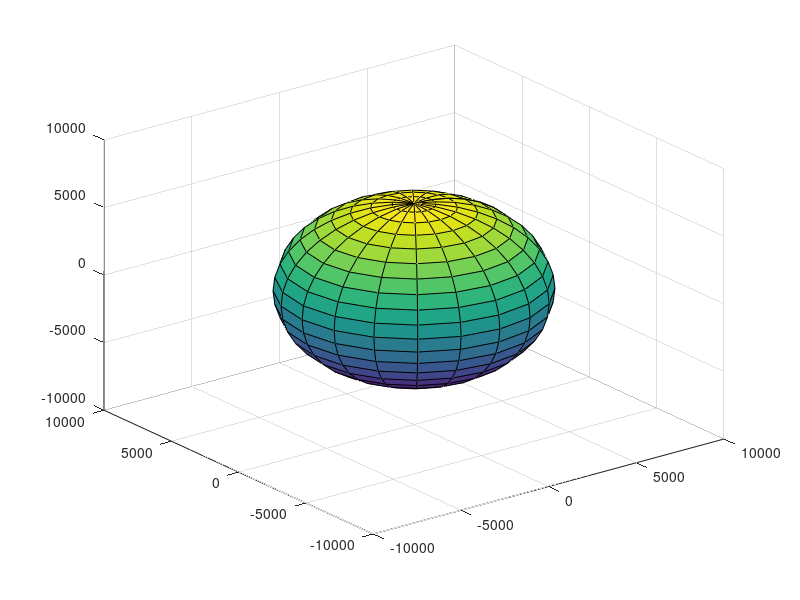

The MATLAB source for this figure: (Note: this script raises an error after producing the figure.)

clc
clear
close all
% appendix 
r_earth = 6378;
mu_earth = 398600;


%% earth 

[x,y,z] = sphere;
x = x*6378;
y = y*6378;
z = z*6378;
figure(1)
surf(x,y,z)

%% Pegasus Data object 1

%Pegasus Rocket Body TLE Data
Pegasus.h = 5.4201e+04;
Pegasus.inc = 12.9994*(pi/180);
Pegasus.RAAN = 325.2850*(pi/180);
Pegasus.ecc =  0.094107;
Pegasus.w = 261.0031*(pi/180);
Pegasus.ME = 97.9;
Pegasus.EOD = 21327.86782693;
Pegasus.tsp = ((Pegasus.ME*(Pegasus.h^3/mu_earth^2))^(2/3))/(1-(Pegasus.ecc^2)); % time since prigee passage

[PegRvect, PegVvect] = PerigeeRandV(Pegasus.h, Pegasus.ecc, Pegasus.RAAN, Pegasus.inc, Pegasus.w);

%Checking to see if R and V vector match with TLE COEs
COES_1 = COEs(PegRvect, PegVvect);
Pegasus.Period = COES_1(7);
%:) COEs from the ECI r and v vector match with TLE COE data
state = [PegRvect PegVvect];
tspan = [0 Pegasus.tsp];
options = odeset('RelTol', 1e-8, 'AbsTol', 1e-8);
[time_peg,PegasusRV] = ode45(@EOM, tspan, state,options);

hold on 
plot3(PegasusRV(:,1), PegasusRV(:,2), PegasusRV(:,3));
hold on
plot3(PegasusRV(end,1), PegasusRV(end,2), PegasusRV(end,3),'b.', 'MarkerSize',10)

% poition vector at starting date: 
Peg_startR = [PegasusRV(end,1), PegasusRV(end,2), PegasusRV(end,3)]; 
Peg_startV = [PegasusRV(end,4), PegasusRV(end,5), PegasusRV(end,6)];


%% Falcon Data OBJECT 2

%Falcon 1 Rocket Body TLE Data
Falcon.h = 53984.81099;
Falcon.inc = 9.0452*(pi/180);
Falcon.RAAN = 264.0368*(pi/180);
Falcon.ecc =  0.046397;
Falcon.w = 331.4079*(pi/180);
Falcon.ME = 28.3575;
% time since perigee passage for Falcon
Falcon.tsp = ((Falcon.ME*(Falcon.h^3/mu_earth^2))^(2/3))/(1-(Falcon.ecc^2));Falcon.EOD = 21327.81008810;

%Solving for time passed since the Epoch of date
Falcon.EOD = 21327.81008810;
Fal_EOD_diff = (Pegasus.EOD-Falcon.EOD)*86400;

[FalRvect, FalVvect] = PerigeeRandV(Falcon.h, Falcon.ecc, Falcon.RAAN, Falcon.inc, Falcon.w);

%Checking to see if R and V vector match with TLE COEs
COES = COEs(FalRvect, FalVvect);
Falcon.Period = COES(7);
%:) COEs from the ECI r and v vector match with TLE COE data
state = [FalRvect FalVvect];

%Transfer time for Lambert's
t_transfer_addition = 87.6*60; %Seconds

tspan = [0 Falcon.tsp+Fal_EOD_diff+t_transfer_addition];

[time_fal,FalconRV] = ode45(@EOM, tspan, state,options);


hold on 
plot3(FalconRV(:,1), FalconRV(:,2), FalconRV(:,3));
hold on 
plot3(FalconRV(end,1), FalconRV(end,2), FalconRV(end,3), 'g.','MarkerSize',10); 


% poition vector at s: 
FalR_meet = [FalconRV(end,1), FalconRV(end,2), FalconRV(end,3)]; 
FalV_meet = [FalconRV(end,4), FalconRV(end,5), FalconRV(end,6)]; 


%% Ayame Data OBJECT 3

%Ayame 2 Debris TLE Data
Ayame.inc = 7.8540*(pi/180);
Ayame.RAAN = 111.3732*(pi/180);
Ayame.ecc =  0.4561612;
Ayame.w = 148.0010*(pi/180);
Ayame.ME = 250.5539;
Ayame.h = sqrt(mu_earth*(1+Ayame.ecc)*15674);
Ayame.tsp = ((Ayame.ME*(Ayame.h^3/mu_earth^2))^(2/3))/(1-(Ayame.ecc^2)); % time since prigee passage
Ayame.EOD = 21327.81529923;

% time from peg to Fal
Peg2Aye_EOD =  (Pegasus.EOD-Ayame.EOD)*86400;
Ayame_time = Ayame.tsp +  Peg2Aye_EOD ;% time to progpogate to to obtain position vecotr of Falcon at starting date 

[AyaRvect, AyaVvect] = PerigeeRandV(Ayame.h, Ayame.ecc, Ayame.RAAN, Ayame.inc, Ayame.w);

% Checking to see if R and V vector match with TLE COEs
COES_3 = COEs(AyaRvect, AyaVvect);
Ayame.Period = COES_3(7);
%:) COEs from the ECI r and v vector match with TLE COE data
state = [AyaRvect AyaVvect];

%Transfer time for Lambert's
t_transfer_addition = 87.6*60; %Seconds

tspan = [0 Ayame_time + t_transfer_addition];
    

[time_Aye,AyameRV] = ode45(@EOM, tspan, state, options);

hold on 
plot3(AyameRV(:,1), AyameRV(:,2), AyameRV(:,3));
hold on 
plot3(AyameRV(end,1), AyameRV(end,2), AyameRV(end,3),'k.', 'MarkerSize',10)



%% Titan Data OBJECT 4

%Titan 3C Transtage Debris TLE Data
Titan.inc = 2.6060*(pi/180);
Titan.RAAN = 303.4416*(pi/180);
Titan.ecc =  0.0046856;
Titan.w = 78.3306*(pi/180);
Titan.ME = 45.3306;
Titan.h = sqrt(mu_earth*(1+Titan.ecc)*41471);
Titan.tsp = ((Titan.ME*(Titan.h^3/mu_earth^2))^(2/3))/(1-(Titan.ecc^2)); % time since prigee passage
Titan.EOD = 21314.04823075;

% time from peg to Fal
Peg2Tit_EOD = (Pegasus.EOD-Titan.EOD)*24*60*60;
Titan_time = Titan.tsp + Peg2Tit_EOD; % time to progpogate to to obtain position vecotr of Falcon at starting date 

[TitRvect, TitVvect] = PerigeeRandV(Titan.h, Titan.ecc, Titan.RAAN, Titan.inc, Titan.w);

%Checking to see if R and V vector match with TLE COEs
COES_4 = COEs(TitRvect, TitVvect);
Titan.Period = COES_4(7);
%:) COEs from the ECI r and v vector match with TLE COE data
state = [TitRvect TitVvect];

%Transfer time for Lambert's
t_transfer_addition = 87.6*60; %Seconds

tspan = [0 Titan_time + t_transfer_addition];

% options = odeset('RelTol', 1e-8, 'AbsTol', 1e-8);

[time_Tit,TitanRV] = ode45(@EOM, tspan, state, options);

hold on 
plot3(TitanRV(:,1), TitanRV(:,2), TitanRV(:,3));
hold on
plot3(TitanRV(end,1), TitanRV(end,2), TitanRV(end,3),'c.', 'MarkerSize',10)
xlabel('x')
ylabel('y')
zlabel('z')
legend('Earth Radius', "Pegasus orbit", 'Peg pos', "Falcon orbit", 'Fal pos', "Ayame 2 Debris orbit", 'Ayame 2 Debri',"Titan 3C Debris orbit", 'Titan 3C Debris')

%% transfer from object 1 to 2: LAMBERTS
% poition an velocity vector: 
  
dtime = 87.6*60; % [seconds]
[v1_t1, v2_t1] = Lamb(Peg_startR,FalR_meet,dtime) 

% dela v to get on transfer
dV_on = Peg_startV - v1_t1

% delta v to get off transfer
dV_off = FalV_meet - v2_t1

% total delta v 
deltaV1 = abs(norm(dV_on)) + abs(norm(dV_off)); 

disp('the total delta V to get from Pegasus to Flacon in 87.6 min is: [km/s]')
disp(deltaV1)

%% plot transfer 1: Lamberts for Pegasus to Falcon

tran1_R = Peg_startR; 
tran1_V = v1_t1;
COEs_tran1 = COEs(tran1_R,tran1_V); 
tran1_time = 87.6*60; 

%:) COEs from the ECI r and v vector match with TLE COE data
state = [tran1_R tran1_V];
tspan = [0 tran1_time];
options = odeset('RelTol', 1e-8, 'AbsTol', 1e-8);

[time,Tran1RV] = ode45(@EOM, tspan, state, options);

% plot transfer: 
figure (2)
[x,y,z] = sphere;
x = x*6378;
y = y*6378;
z = z*6378;
% Peg 
surf(x,y,z)
hold on 
plot3(PegasusRV(end,1), PegasusRV(end,2), PegasusRV(end,3), 'g.','markersize',10)
hold on 
plot3(PegasusRV(:,1), PegasusRV(:,2), PegasusRV(:,3));
hold on 
plot3(FalconRV(:,1), FalconRV(:,2), FalconRV(:,3));
hold on 
plot3(FalconRV(end,1), FalconRV(end,2), FalconRV(end,3), 'b.', 'markersize',10); 
hold on 
plot3(Tran1RV(:,1), Tran1RV(:,2), Tran1RV(:,3),'k');
grid on
title('transfer 1')
legend('Earth','Peg Pos','Pegasus','Falcon','Fal Pos','transfer')


% transfer from two to three
% delta t up to this point: 
% start mission on 21327.86782693-> Tuesday, Novemeber 23, 2021 at 20:49:40
% arrive at Flacon: 11-23-21 22:07:16
% leave Falcon: 11-24-21 06:14:16

%% transfer 2: Falcon to Ayame


% circularize orbit: need to get to rp
% where we are now, where rp is:
figure(3)
plot3(FalconRV(:,1), FalconRV(:,2), FalconRV(:,3));
hold on 
plot3(FalconRV(end,1), FalconRV(end,2), FalconRV(end,3), 'g.','MarkerSize',10); % after 5 orbits
hold on 
plot3(FalconRV(1,1), FalconRV(1,2), FalconRV(1,3), 'b.','MarkerSize',10); % after 5 orbits
legend('orbit','where we are','perigee')
grid on 


% FIND TIME TAKEN TO REACH PEIRGEE TO ADD TO TOTAL TIME
[FalRvect, FalVvect] = PerigeeRandV(Falcon.h, Falcon.ecc, Falcon.RAAN, Falcon.inc, Falcon.w);
COES = COEs(FalRvect, FalVvect);
Falcon.Period = COES(7);
state = [FalRvect FalVvect];

% Transfer time for Lambert's
t_transfer_addition = 87.6*60; %Seconds
tspan = [0 Falcon.tsp+Fal_EOD_diff+t_transfer_addition+(5*Falcon.Period)];
[time_transfer2,FalconRV] = ode45(@EOM, tspan, state,options);

% time taken to go from peri on starting date to location after 5 orbit
total_time = time_transfer2(end);
num_per_passed = 7*Falcon.Period;

t_left_sec = total_time - num_per_passed; 

time_left = abs(t_left_sec); %time left to reach perigee in orbit [min] 

% R and V vect at perigee:CHECK THAT THEY MATCH 
% find time left to reach perigee
start_pos = [FalconRV(end,1), FalconRV(end,2), FalconRV(end,3)];
start_vel = [FalconRV(end,4), FalconRV(end,5), FalconRV(end,6)];

state = [start_pos,start_vel];

tspan = [total_time (time_left+total_time+.001)];
[time_peri,Falcon_perRV] = ode45(@EOM, tspan, state,options);

Falcon_rp = [Falcon_perRV(end,1), Falcon_perRV(end,2), Falcon_perRV(end,3)];
Fal_rp = norm(Falcon_rp);
Falcon_vp = [Falcon_perRV(end,4), Falcon_perRV(end,5), Falcon_perRV(end,6)];
Fal_vp = norm(Falcon_vp);

% 1) circualrize at perigee 
ecc_fal = 0.046397; 
ecc_circ = 0; 

h_fal = Falcon.h;
h_circ = sqrt(Fal_rp*mu_earth);

v_circ = sqrt(mu_earth/Fal_rp); 

dV5 = sqrt((Fal_vp^2)+(v_circ^2)-(2*Fal_vp)*(v_circ)*cosd(0));

disp('delta V needed to circularize Falcon orbit:')
disp(dV5)
disp('km/s')

% 2) inc and RAAN change 
Falcon.inc = 9.0452*(pi/180);
Falcon.RAAN = 264.0368*(pi/180);

Ayame.inc = 7.8540*(pi/180);
Ayame.RAAN = 111.3732*(pi/180);

delta_RAAN = Falcon.RAAN - Ayame.RAAN;
alpha = acos(cos(Falcon.inc)*cos(Ayame.inc)+sin(Falcon.inc)*sin(Ayame.inc)*cos(delta_RAAN));  

dV_incRAAN = 2*v_circ*sin(alpha/2); 

disp('delta v to change inc and RAAN to same as Ayame is: [km/s]')
disp(dV_incRAAN)

% expand circularized orbit to have r same as rp of Ayame

rp = AyaRvect;
vp = AyaVvect;

r_init = norm(Falcon_rp); % r_circ 
v_init = v_circ; % already have 

% transfer orbit: 
rpt = r_init; % rad of circ orbit 
rat =  norm(AyaRvect); % rad of perigee for ayame
ecc_HT = (rat-rpt)/(rat+rpt); % (:
h_t = sqrt(rpt*mu_earth*(1+ecc_HT)); 
vat = h_t/rat ;
vpt = h_t/rpt ;

v_fin = sqrt(mu_earth/rat); 

dV_HT = abs(v_init-vpt)+abs(v_fin-vat)







% % new circularized enlarged orbit: 
% %Titan 3C Transtage Debris TLE Data
% BigCirc.inc = 7.8540*(pi/180);
% BigCirc.RAAN = 111.3732*(pi/180);
% BigCirc.ecc =  0;
% Ayame.w = 148.0010*(pi/180);
% Ayame.ME = 250.5539;
% Ayame.h = sqrt(mu_earth*(1+Ayame.ecc)*15674);
% Ayame.tsp = ((Ayame.ME*(Ayame.h^3/mu_earth^2))^(2/3))/(1-(Ayame.ecc^2)); % time since prigee passage
% Ayame.EOD = 21327.81529923;
% 
% [TitRvect, TitVvect] = PerigeeRandV(Titan.h, Titan.ecc, Titan.RAAN, Titan.inc, Titan.w);
% r_bigCirc = AyaRvect; 
% v_bigCirc = 


 










